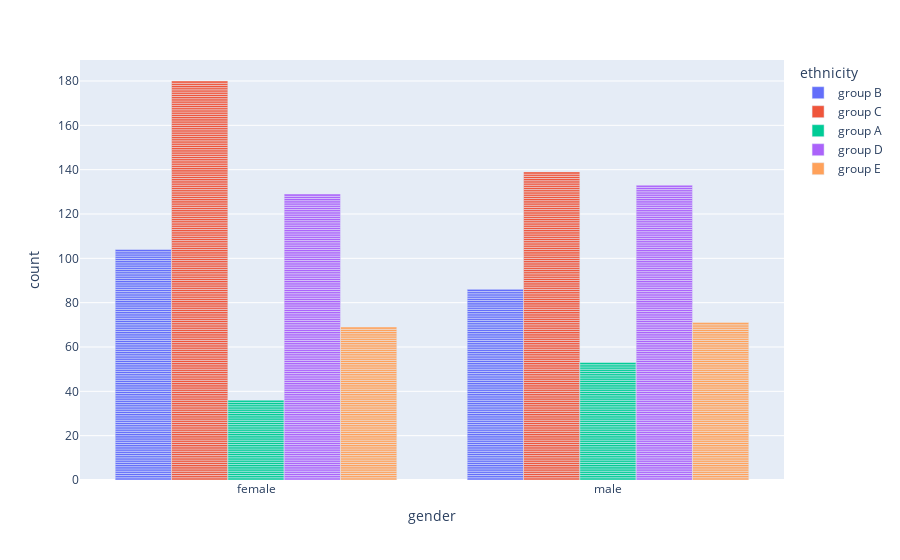

Here is the notebook cell this chart was saved with:
### Markdown cell above
Above plot is not clear, because the bar is stacked, we can change it with `barmode = ` parameter. The default of is 'relative' to make the unstacked we can use 'group'.

### Code cell
fig = px.bar(df,
             x= 'gender',
             color='ethnicity', 
             barmode='group')
fig.show()

### Figure 1 — Plotly figure (JSON) as saved in the notebook; plotly's stock layout.template omitted (floating-point values rounded to 4 significant figures; data arrays with more than 128 entries replaced by an {"elided": "..."} marker saying what was removed)
{"data": [{"alignmentgroup": "True", "hovertemplate": "ethnicity=group B<br>gender=%{x}<br>count=%{y}<extra></extra>", "legendgroup": "group B", "marker": {"color": "#636efa", "pattern": {"shape": ""}}, "name": "group B", "offsetgroup": "group B", "orientation": "v", "showlegend": true, "textposition": "auto", "type": "bar", "x": {"elided": "190 str values"}, "xaxis": "x", "y": {"elided": "190 int values"}, "yaxis": "y"}, {"alignmentgroup": "True", "hovertemplate": "ethnicity=group C<br>gender=%{x}<br>count=%{y}<extra></extra>", "legendgroup": "group C", "marker": {"color": "#EF553B", "pattern": {"shape": ""}}, "name": "group C", "offsetgroup": "group C", "orientation": "v", "showlegend": true, "textposition": "auto", "type": "bar", "x": {"elided": "319 str values"}, "xaxis": "x", "y": {"elided": "319 int values"}, "yaxis": "y"}, {"alignmentgroup": "True", "hovertemplate": "ethnicity=group A<br>gender=%{x}<br>count=%{y}<extra></extra>", "legendgroup": "group A", "marker": {"color": "#00cc96", "pattern": {"shape": ""}}, "name": "group A", "offsetgroup": "group A", "orientation": "v", "showlegend": true, "textposition": "auto", "type": "bar", "x": ["male", "male", "female", "male", "female", "male", "male", "female", "male", "male", "female", "male", "female", "male", "male", "male", "male", "male", "male", "male", "male", "male", "male", "male", "male", "female", "female", "male", "female", "male", "male", "female", "female", "male", "female", "female", "male", "male", "male", "female", "male", "male", "female", "male", "male", "male", "female", "male", "male", "male", "female", "female", "male", "male", "female", "male", "male", "female", "female", "male", "female", "male", "male", "male", "female", "male", "female", "male", "male", "male", "female", "female", "female", "male", "female", "female", "female", "female", "female", "male", "male", "female", "male", "female", "female", "female", "male", "female", "male"], "xaxis": "x", "y": [1, 1, 1, 1, 1, 1, 1, 1, 1, 1, 1, 1, 1, 1, 1, 1, 1, 1, 1, 1, 1, 1, 1, 1, 1, 1, 1, 1, 1, 1, 1, 1, 1, 1, 1, 1, 1, 1, 1, 1, 1, 1, 1, 1, 1, 1, 1, 1, 1, 1, 1, 1, 1, 1, 1, 1, 1, 1, 1, 1, 1, 1, 1, 1, 1, 1, 1, 1, 1, 1, 1, 1, 1, 1, 1, 1, 1, 1, 1, 1, 1, 1, 1, 1, 1, 1, 1, 1, 1], "yaxis": "y"}, {"alignmentgroup": "True", "hovertemplate": "ethnicity=group D<br>gender=%{x}<br>count=%{y}<extra></extra>", "legendgroup": "group D", "marker": {"color": "#ab63fa", "pattern": {"shape": ""}}, "name": "group D", "offsetgroup": "group D", "orientation": "v", "showlegend": true, "textposition": "auto", "type": "bar", "x": {"elided": "262 str values"}, "xaxis": "x", "y": {"elided": "262 int values"}, "yaxis": "y"}, {"alignmentgroup": "True", "hovertemplate": "ethnicity=group E<br>gender=%{x}<br>count=%{y}<extra></extra>", "legendgroup": "group E", "marker": {"color": "#FFA15A", "pattern": {"shape": ""}}, "name": "group E", "offsetgroup": "group E", "orientation": "v", "showlegend": true, "textposition": "auto", "type": "bar", "x": {"elided": "140 str values"}, "xaxis": "x", "y": {"elided": "140 int values"}, "yaxis": "y"}], "layout": {"barmode": "group", "legend": {"title": {"text": "ethnicity"}, "tracegroupgap": 0}, "margin": {"t": 60}, "xaxis": {"anchor": "y", "domain": [0, 1], "title": {"text": "gender"}}, "yaxis": {"anchor": "x", "domain": [0, 1], "title": {"text": "count"}}}}
